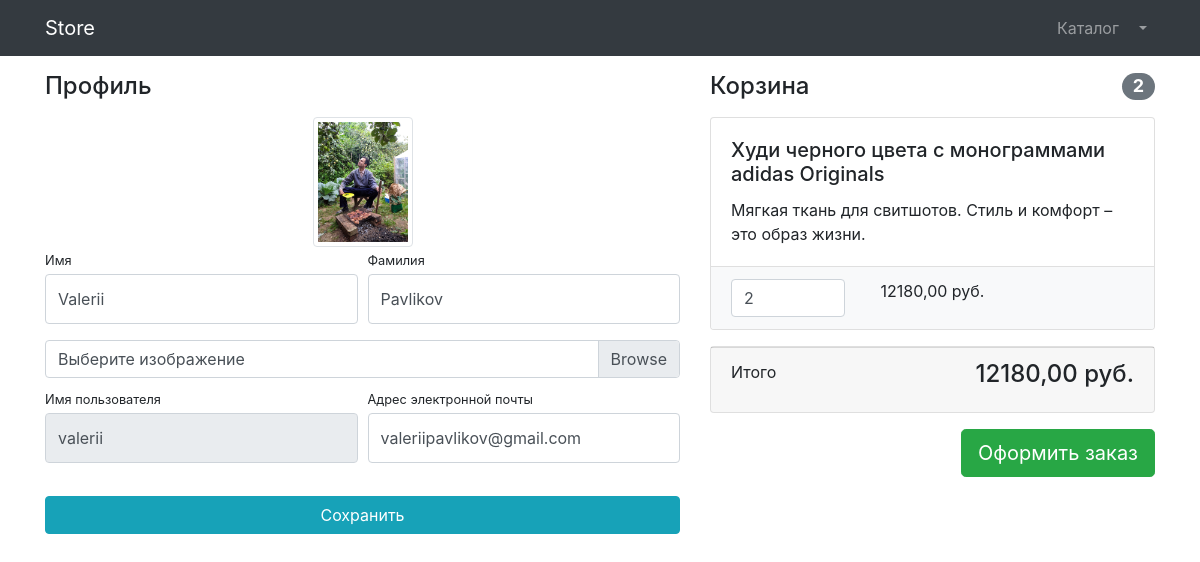
The page /users/profile/ (signed in) on the database its author committed.
### users/models.py (models this page shows)
class User(AbstractUser):
    image = models.ImageField(upload_to='users_images', null=True, blank=True)

### products/models.py (models this page shows, shortened)
class Basket(models.Model):
    user = models.ForeignKey(to=User, on_delete=models.CASCADE)
    product = models.ForeignKey(to=Product, on_delete=models.CASCADE)
    quantity = models.PositiveSmallIntegerField(default=0)
    created_timestamp = models.DateTimeField(auto_now_add=True)
    objects = BasketQuerySet.as_manager()
    def sum(self):
        return self.product.price * self.quantity

class Product(models.Model):
    name = models.CharField(max_length=128)
    description = models.TextField()
    price = models.DecimalField(max_digits=8, decimal_places=2)
    quantity = models.PositiveIntegerField(default=0)
    image = models.ImageField(upload_to='products_images')
    category = models.ForeignKey(to=ProductCategory, on_delete=models.PROTECT)
    class Meta:
        verbose_name = "Product"
        verbose_name_plural = 'Products'

### users/views.py (the view)
# urls.py: path('profile/', profile, name='profile'),
def profile(request):
    if request.method == 'POST':
        form = UserProfileForm(instance=request.user, data=request.POST, files=request.FILES)
        if form.is_valid():
            form.save()
            return HttpResponseRedirect(reverse('users:profile'))
        else:
            print(form.errors)
    else:
        form = UserProfileForm(instance=request.user)
    context = {
        'title': 'Store - Профиль',
        'form': form,
        'baskets': Basket.objects.filter(user=request.user),
    }
    return render(request, template_name='users/profile.html', context=context)

### users/forms.py
class UserProfileForm(UserChangeForm):
    first_name = forms.CharField(widget=forms.TextInput(attrs={'class': 'form-control py-4'}))
    last_name = forms.CharField(widget=forms.TextInput(attrs={'class': 'form-control py-4'}))
    image = forms.ImageField(widget=forms.FileInput(attrs={'class': 'custom-file-input'}), required=False)
    username = forms.CharField(widget=forms.TextInput(attrs={'class': 'form-control py-4', 'readonly': True}))
    email = forms.CharField(widget=forms.EmailInput(attrs={'class': 'form-control py-4'}))
    class Meta:
        model = User
        fields = ('first_name', 'last_name', 'image', 'username', 'email')

### products/models.py (called while the page is built)
    def total_sum(self):
        return sum(basket.sum() for basket in self)

    def total_quantity(self):
        return sum(basket.quantity for basket in self)

### users/templates/users/profile.html (shortened to what this page needs)
{%  extends 'products/base.html' %}
{% load static %}
{% block css %}
    <link href="{% static 'vendor/css/profile.css' %}" rel="stylesheet">
{% endblock %}
{% block content%}
    <div class="container">
    <div class="row">
        <div class="col-lg-7">
            <h4 class="mt-3 mb-3">Профиль</h4>
            <div class="col-lg-12 text-center">
                <img width="100" height="100"
                     src="{% if user.image %} {{ user.image.url }} {%else %} {% static 'vendor/img/users/default_avatar.jpg' %} {% endif %}"
                     class="img-thumbnail">
            </div>
            <form action="{% url 'users:profile' %}" method="post" enctype="multipart/form-data">
                <div class="form-row">
                    <div class="col-lg-6">
                        <div class="form-group">
                            <label class="small mb-1" for="{{ form.first_name.id_for_lael }}">Имя</label>
                            {{ form.first_name }}
                        </div>
                    </div>
                    <div class="col-lg-6">
                        <div class="form-group">
                            <label class="small mb-1" for="{{ form.last_neme.id_for_label }}">Фамилия</label>
                            {{ form.last_name }}
                        </div>
                    </div>
                </div>
                <div class="form-row mb-2">
                    <div class="col-lg-12">
                        <div class="custom-file">
                            <label class="custom-file-label" for="{{ form.image.id_for_label }}">Выберите изображение</label>
                        </div>
                    </div>
                </div>
                <div class="form-row">
                    <div class="col-lg-6">
                        <label class="small mb-1" for="{{ form.username.id_for.label }}">Имя пользователя</label>
                        {{ form.username }}
                    </div>
                    <div class="col-lg-6">
                        <label class="small mb-1" for="{{ form.email.id_for_label }}">Адрес электронной
                            почты</label>
                        {{ form.email }}
                    </div>
                </div>
                <div class="form-row">
                    <div class="col-lg-12" style="margin-top: 33px;">
                        <input class="btn btn-info btn-block" type="submit" value="Сохранить">
                    </div>
                </div>
            </form>
        </div>
        <div class="col-lg-5">
            {% include 'products/baskets.html' %}
        </div>
    </div>
</div>
{% endblock %}

### products/templates/products/baskets.html (shortened to what this page needs)
{% if baskets %}
    <h4 class="mt-3 mb-3 d-flex justify-content-between align-items-center mb-3">
        Корзина <span class="badge badge-secondary badge-pill">{{ baskets.total_quantity}}</span>
    </h4>
    {% for basket in baskets %}
        <div class="card mb-3">
        <div class="card-body">
            <h5 class="card-title">{{ basket.product.name }}</h5>
            <p class="card-text">{{ basket.product.description }}</p>
        </div>
        <ul class="list-group list-group-flush">
            <li class="list-group-item bg-light">
                <div class="row text-center">
                    <div class="col-lg-4">
                        <input name="basketID" type="number" class="form-control"
                               value= '{{ basket.quantity }}'>
                    </div>
                    <div class="col-lg-4">{{ basket.sum }} руб.</div>
                    <div class="col-lg-4">
                    </div>
                </div>
            </li>
        </ul>
    </div>
    {% endfor %}
    <div class="card mb-3">
        <div class="card-footer">
            <p class="float-left">Итого</p>
            <h4 class="float-right">{{ baskets.total_sum}} руб.</h4>
        </div>
    </div>
    <a class="btn btn-success btn-lg float-right" href="../orders/order-create.html">
        Оформить заказ
    </a>
{% else %}
    <h4 class="mt-3 mb-3 text-center">
        Корзина пуста
    </h4>
{% endif%}

### rows shown on the page
User: image (picture), first_name "Valerii", last_name "Pavlikov", username "valerii", email "valeriipavlikov@gmail.com"
Basket: total_quantity "2", product.name "Худи черного цвета с монограммами adidas Originals", product.description "Мягкая ткань для свитшотов. Стиль и комфорт – это образ жизни.", basketID "2", sum "12180,00", total_sum "12180,00"
